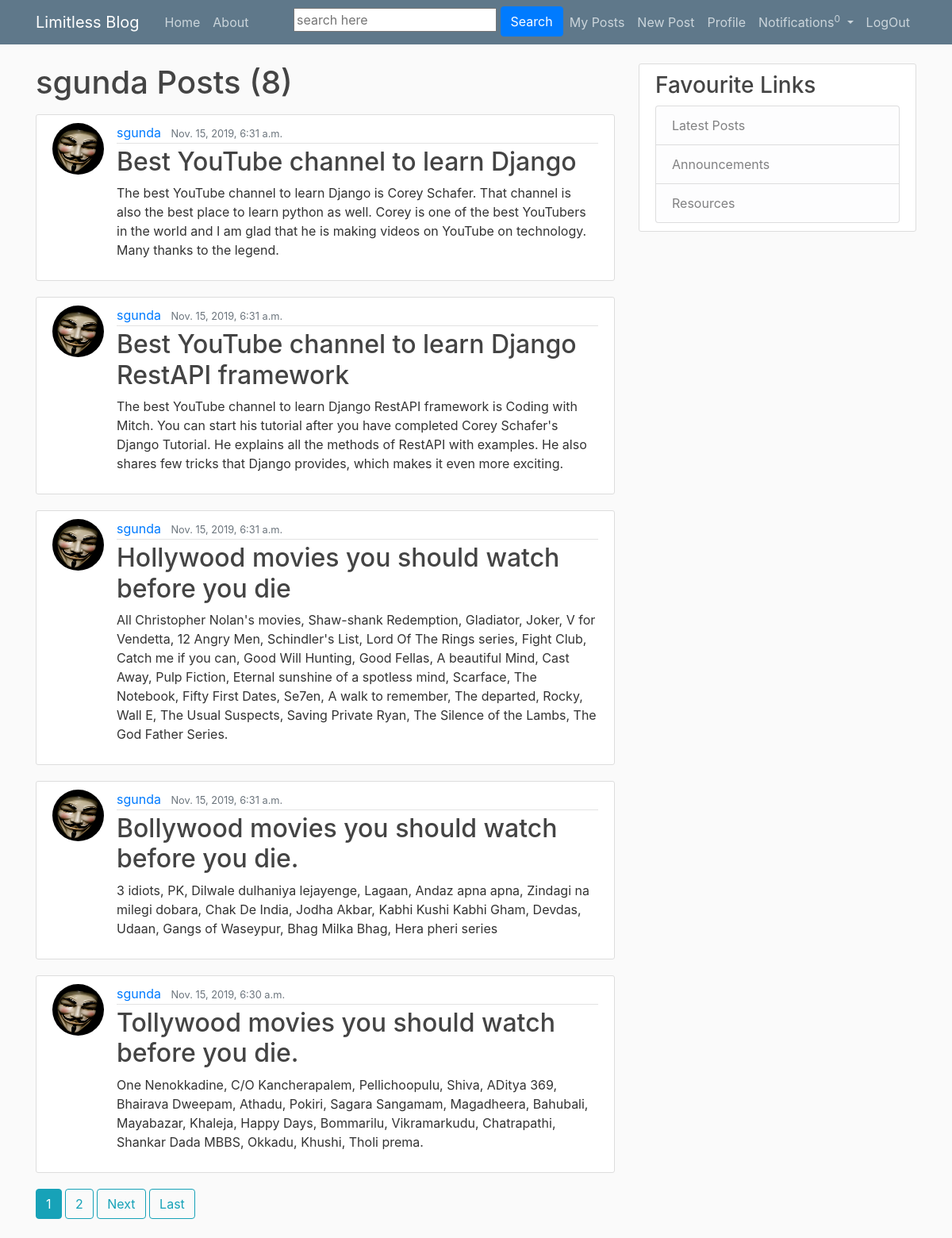
The page /user/sgunda (signed in) on the database its author committed.
### blog/models.py (models this page shows, shortened)
class Post(models.Model):
    title = models.CharField(max_length=100)
    content = models.TextField()
    date_posted = models.DateTimeField(default=timezone.now)
    author = models.ForeignKey(User, on_delete=models.CASCADE)
    likes = models.IntegerField(default=0)

### users/models.py (models this page shows, shortened)
class Profile(models.Model):
    user = models.OneToOneField(User, on_delete=models.CASCADE)
    image = models.ImageField(default='default.jpg', upload_to='profile_pics')
    liked_comments = models.TextField(default='[]')
    liked_child_comments = models.TextField(default='[]')
    liked_posts = models.TextField(default='[]')

### blog/views.py (the view)
# urls.py: path('user/<str:username>', UserPostListView.as_view(), name='user-posts'),
class UserPostListView(ListView):
    model = Post
    template_name = 'blog/user_posts.html'
    context_object_name = 'posts'
    paginate_by = 5
    def get_queryset(self):
        user = get_object_or_404(User, username=self.kwargs.get('username'))
        return Post.objects.filter(author=user).order_by('-date_posted')

### blog/templates/blog/user_posts.html (shortened to what this page needs)
{% extends "blog/base.html" %}
{% block content %}
    <h1 class="mb-3">{{ view.kwargs.username }} Posts ({{ page_obj.paginator.count }})</h1>
    {% for post in posts %}
        <article class="media content-section">
          <img class="rounded-circle article-img" src="{{ post.author.profile.image.url }}">
          <div class="media-body">
            <div class="article-metadata">
              <a class="mr-2" href="{% url 'user-posts' post.author.username %}">{{ post.author }}</a>
              <small class="text-muted">{{ post.date_posted }}</small>
            </div>
            <h2><a class="article-title" href="{%url 'post-detail' post.id%}">{{ post.title }}</a></h2>
            <p class="article-content">{{ post.content }}</p>
          </div>
        </article>
    {% endfor %}
    {% if is_paginated %}
        {% for num in page_obj.paginator.page_range %}
            {% if page_obj.number == num %}
                <a class="btn btn-info mb-4" href="?page={{ num }}">{{ num }}</a>
            {% elif num > page_obj.number|add:'-3' and num < page_obj.number|add:'3' %}
                <a class="btn btn-outline-info mb-4" href="?page={{ num }}">{{ num }}</a>
            {% endif %}
        {% endfor %}
        {% if page_obj.has_next %}
            <a class="btn btn-outline-info mb-4" href="?page={{ page_obj.next_page_number }}">Next</a>
            <a class="btn btn-outline-info mb-4" href="?page={{ page_obj.paginator.num_pages }}">Last</a>
        {% endif %}
    {% endif %}
{% endblock content %}

### blog/templates/blog/base.html (shortened to what this page needs)
{% load static %}
<!DOCTYPE html>
<html lang="en">
<head>
    <link rel="stylesheet" href="https://maxcdn.bootstrapcdn.com/bootstrap/4.0.0/css/bootstrap.min.css">
    <link rel="stylesheet" type="text/css" href="{% static 'blog/main.css' %}">
</head>
<body>
    <header class="site-header">
        <nav class="navbar navbar-expand-md navbar-dark bg-steel fixed-top">
            <div class="container">
                <a class="navbar-brand mr-4" href="{% url 'blog-home' %}">Limitless Blog</a>
                <div class="collapse navbar-collapse" id="navbarToggle">
                    <div class="navbar-nav mr-auto">
                        <a class="nav-item nav-link" href="{% url 'blog-home' %}">Home</a>
                        <a class="nav-item nav-link" href="{% url 'blog-about' %}">About</a>
                    </div>
                    <div class="navbar-nav">
                        <form method="get" action="{% url 'blog-search' %}">
                            <input name="search" value="" placeholder="search here" required>
                            <button class="btn btn-primary">Search</button>
                        </form>
                        {% if user.is_authenticated %}
                            <a class="nav-item nav-link" href="{% url 'user-posts' username=user.username %}">My Posts</a>
                            <a class="nav-item nav-link" href="{% url 'post-create' %}">New Post</a>
                            <a class="nav-item nav-link" href="{% url 'profile' %}">Profile</a>
                            <li class="nav-item dropdown">
                                <a id="notification" class="nav-link dropdown-toggle" data-toggle="dropdown">
                                  Notifications<sup id="notification_count">{{ user.notification_set.all|length }}</sup>
                                </a>
                            </li>
                            <a class="nav-item nav-link" href="{% url 'logout' %}">LogOut</a>
                        {% else %}
                            <a class="nav-item nav-link" href="{% url 'login' %}">Login</a>
                            <a class="nav-item nav-link" href="{% url 'register' %}">Register</a>
                        {% endif %}
                    </div>
                </div>
            </div>
        </nav>
    </header>
    <main role="main" class="container">
      <div class="row">
        <div id="article-section" class="col-md-8">
            {% block content %}{% endblock %}
        </div>
        <div class="col-md-4">
          <div class="content-section">
            <h3>Favourite Links</h3>
              <ul class="list-group">
                <a href="{% url 'latest-posts' %}" class="list-group-item list-group-item-light">Latest Posts</a>
                <li class="list-group-item list-group-item-light">Announcements</li>
                <li class="list-group-item list-group-item-light">Resources</li>
              </ul>
          </div>
        </div>
      </div>
    </main>
</body>
</html>

### blog/static/blog/main.css (style rules this page uses)
body { background: #fafafa; color: #333333; margin-top: 5rem; }
h1, h2, h3, h4, h5, h6 { color: #444444; }
ul { margin: 0; }
.bg-steel { background-color: #5f788a; }
.site-header .navbar-nav .nav-link { color: #cbd5db; }
.content-section { background: #ffffff; padding: 10px 20px; border: 1px solid #dddddd; border-radius: 3px; margin-bottom: 20px; }
.article-title { color: #444444; }
.article-content { white-space: pre-line; }
.article-img { height: 65px; width: 65px; margin-right: 16px; }
.article-metadata { padding-bottom: 1px; margin-bottom: 4px; border-bottom: 1px solid #e3e3e3 }

### rows shown on the page
Post: author.profile.image (picture), author "sgunda", date_posted "Nov. 15, 2019, 6:31 a.m.", title "Best YouTube channel to learn Django", content "The best YouTube channel to learn Django is Corey Schafer. That channel is also the best place to learn python as well. Corey is one of the best YouTubers in the world and I am glad that he is making videos on YouTube on technology. Many thanks to the legend."
Post: author.profile.image (picture), author "sgunda", date_posted "Nov. 15, 2019, 6:31 a.m.", title "Best YouTube channel to learn Django RestAPI framework", content "The best YouTube channel to learn Django RestAPI framework is Coding with Mitch. You can start his tutorial after you have completed Corey Schafer's Django Tutorial. He explains all the methods of RestAPI with examples. He also shares few tricks that Django provides, which makes it even more exciting."
Post: author.profile.image (picture), author "sgunda", date_posted "Nov. 15, 2019, 6:31 a.m.", title "Hollywood movies you should watch before you die", content "All Christopher Nolan's movies, Shaw-shank Redemption, Gladiator, Joker, V for Vendetta, 12 Angry Men, Schindler's List, Lord Of The Rings series, Fight Club, Catch me if you can, Good Will Hunting, Good Fellas, A beautiful Mind, Cast Away, Pulp Fiction, Eternal sunshine of a spotless mind, Scarface, The Notebook, Fifty First Dates, Se7en, A walk to remember, The departed, Rocky, Wall E, The Usual Suspects, Saving Private Ryan, The Silence of the Lambs, The God Father Series."
Post: author.profile.image (picture), author "sgunda", date_posted "Nov. 15, 2019, 6:31 a.m.", title "Bollywood movies you should watch before you die.", content "3 idiots, PK, Dilwale dulhaniya lejayenge, Lagaan, Andaz apna apna, Zindagi na milegi dobara, Chak De India, Jodha Akbar, Kabhi Kushi Kabhi Gham, Devdas, Udaan, Gangs of Waseypur, Bhag Milka Bhag, Hera pheri series"
Post: author.profile.image (picture), author "sgunda", date_posted "Nov. 15, 2019, 6:30 a.m.", title "Tollywood movies you should watch before you die.", content "One Nenokkadine, C/O Kancherapalem, Pellichoopulu, Shiva, ADitya 369, Bhairava Dweepam, Athadu, Pokiri, Sagara Sangamam, Magadheera, Bahubali, Mayabazar, Khaleja, Happy Days, Bommarilu, Vikramarkudu, Chatrapathi, Shankar Dada MBBS, Okkadu, Khushi, Tholi prema."

### other values the page prints
{{ user.notification_set.all|length }} "0"
{{ view.kwargs.username }} "sgunda"
{{ page_obj.paginator.count }} "8"
{{ num }} "1"
{{ num }} "2"
